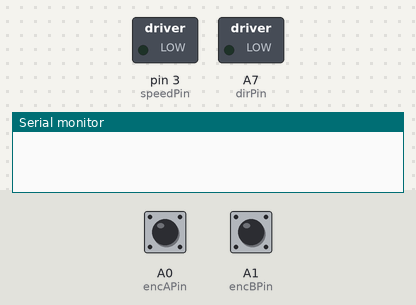
Bench run of a sketch on a simulated Teensy 4. Shown: switched loads named in the sketch (green lamp = pin HIGH), the last lines printed to the serial monitor. The test bench sets the inputs (shaded band); at power-on: A0 (encAPin) HIGH, A1 (encBPin) HIGH.

Above: at 1.2 s.
1.3 s: A0 (encAPin) pulled LOW for 0.15 s
At 2.5 s:
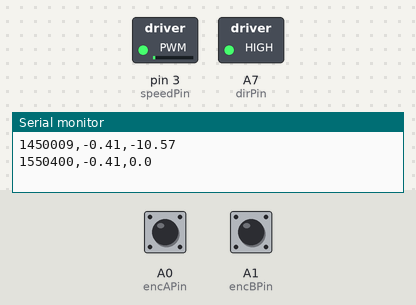
2.9 s: A0 (encAPin) pulled LOW for 0.15 s
At 3.6 s:
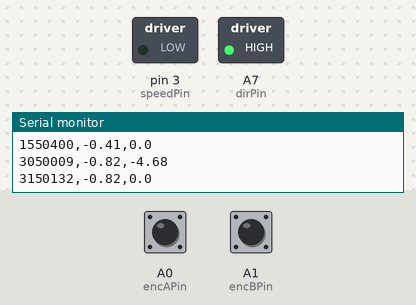
Timing chart, 0 to 5.9 s (numbered marks = the images above; inputs shaded):
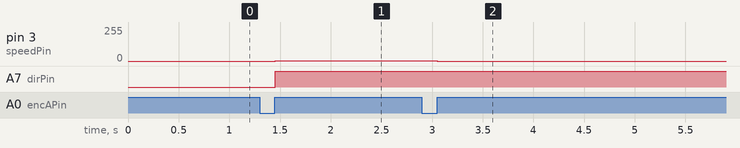

Measured:
- after the input at 1.3 s, pin 3 (speedPin): 0/255 → 1/255 after 0.15 s; A7 (dirPin): LOW → HIGH after 0.15 s
- after the input at 2.9 s, pin 3 (speedPin): 1/255 → 0/255 after 0.15 s

The sketch:

EncoderInterfaceT4.ino
```cpp
 // EncoderInterfaceT4
//
//  Read the encoder and translate to a distance and send over USB-Serial and PWM DAC
//  Teensy 4.0 with Teensy Extensions

//  Encoder A - pin 14
//  Encoder B - pin 15
//  Encoder VCC - Vin
//  Encoder ground - GND
//  PWM Analog Out - pin 3
//  Direction pin - pin 21
//
// Steve Sawtelle
// jET
// Janelia
// HHMI
//

#define SHOW_MICROS    // if defined, print micros() with each output
#define SHOW_REVERSE   // if this is defined, show abs value of speed, else ignore reverse distance/speed
#define SHOW_ZERO      // if this is defined, show 0 speed if no movement in SPEED_TIMEOUT micros
//#define CYLINDER_8IN   // if this is defined, will compile for 8" cyclinder, else standard belt

//#define ZERO_OFFSET    // if this is defined, offset zero to 1/2 Max DAC to allow sending reverse speed through DAC
//                          if used must also define SHOW_REVERSE

#define UPDATE_USECS 20000  // don't print faster than this many micros
#define SPEED_TIMEOUT 100000  // if we don't move in this many micros assume we are stopped and show 0.0 speed


#define VERSION "20240909"
// ===== VERSIONS ======

// 20240909 sws
// - from EncoderInterfaceT3, changes to use Teensy 4.0
//   pin changes
//   add in spped and dir outputs, speed is PWM analog

// 20230621 sws
// - add ability to compile for cylinder treadmill

// 20230523 sws
// - remove debug output in loop
// - add '?' query for version

// 20220419 sws
// - update lastUsecs during zero speed time so that when the treadmill starts again the speed
//   is based on the end of last zero time out

// 20221212 sws from suggestions by york at Labmaker
// - strict even intervals causes poor low speed granularity
// - so, return to incremental updates, but limit to no faster than UPDATE_USECS
// - make define to allow showing zero if no movement in SPEED_TIMEOUT micros
// - add define to allow printing of micros() value

// 20221017 sws
// - add define to print distance and speed at even intervals.
//     To use allow #define TIMED_UPDATE and UPDATE_RATE sets the rate in updates per second

// 20220720 sws
// - also need to use pin 3 not 0 in LC as 0 doesn't have interrupt capability
// - to keep backward compatibility, set the unused pin as input so they can be tied
//    together on PCB

// 20220711 sws
// - provide alternate compile for Teensy LC, A12 not A14 for DAC

// 20211109 sws
// - was printing absolute run speed, now it shows as negative if reverse

// 20211021 sws
// - add define for offsetting DAC to show reverse speed

// 20180514 sws
// - DIR pin was set to 12 but hardware has it on 2
// - also had index pin as 2 should be 14

// 20180328 sws
// - remove wait for serial since it will not move past it if no serial port is defined

// 20180319 sws
// - add define to allow showing reverse direction

#define MAXSPEED    1000.0f  // maximum speed for dac out (mm/sec)
#define MAXDACVOLTS 2.5f    // DAC ouput voltage at maximum speed
#define MAXDACCNTS  4095.0f // maximum dac value - should be 2^(analogWriteResolution)

float maxDACval = MAXDACVOLTS * MAXDACCNTS / 3.3; // limit dac output to max allowed

#define speedPin 3
#define encAPin 14 // 12
#define encBPin 15 // 11
#define dirPin 21    // 0 = forward,1 = reverse


#ifdef CYLINDER_8IN
// counts per rotation of cylindrical treadmill encoder wheel: 200 counts per rev, 7.90" per rev (was 7.95)
// so - 7.90 * 25.4 * pi / 200  = microns/cnt
// when using rising and falling edges of both channels, must divide by 800
// first version of cylinder used /200 and then /4 in distance per count, but the /4 should be here
#define MM_PER_COUNT 787990  // 3171909  // actually 1/10^6mm per count since we divide by usecs
#else
// counts per rotation of treadmill encoder wheel
// 200 counts per rev
// 1.03" per rev
// so - 1.03 * 25.4 * pi / 200 /1000 = microns/cnt
#define MM_PER_COUNT 410950  // actually 1/10^6mm per count since we divide by usecs
#endif

#define DIST_PER_COUNT ((float)MM_PER_COUNT/1000000.0)   //(float)0.41095

#define SPEED_TIMEOUT 100000  // if we don't move in this many microseconds assume we are stopped

static float runSpeed = 0;
static float lastSpeed = 0;
volatile uint32_t lastUsecs;
volatile uint32_t thisUsecs;
volatile uint32_t encoderUsecs;
volatile float distance = 0;
volatile float deltaDistance = 0;
volatile int8_t encoderCounts = 0;

#define FW 1
#define BW -1

int dir = FW;

float lastDistance;
float zeroDistance;
volatile boolean movement = false;

// ------------------------------------------
// interrupt routine for ENCODER_A rising edge (and falling if cylinder)
// ---------------------------------------------
void encoderInt()
{
   thisUsecs = micros();

  int ENCA = digitalReadFast(encAPin);  // always update output
  int ENCB = digitalReadFast(encBPin);
  // figure out the direction

  if (ENCA == ENCB )  // if same, then backwards
  {
    dir = BW;
    #ifdef SHOW_REVERSE
        distance -= DIST_PER_COUNT;
    #endif
  }
  else
  {
      dir = FW;
      distance += DIST_PER_COUNT;
  }

  #ifndef SHOW_REVERSE   // if not showing reverse speed force reverse to 0
    if( dir == BW ) runSpeed = 0;
  #endif

   movement = true;

}


// ------------------------------------------
// interrupt routine for ENCODER_B rising/falling edge - for 8" cylinder
// ---------------------------------------------
void encoderBInt()
{
   thisUsecs = micros();

  int ENCA = digitalReadFast(encAPin);  // always update output
  int ENCB = digitalReadFast(encBPin);
  // figure out the direction

  if (ENCA != ENCB )  // if same, then backwards
  {
    dir = BW;
    #ifdef SHOW_REVERSE
        distance -= DIST_PER_COUNT;
    #endif
  }
  else
  {
      dir = FW;
      distance += DIST_PER_COUNT;
  }

  #ifndef SHOW_REVERSE   // if not showing reverse speed force reverse to 0
    if( dir == BW ) runSpeed = 0;
  #endif

   movement = true;

}

void setup()
{

  Serial.begin(192000);
  // while( !Serial);  // if no USB serial connection, this will hang the program

  pinMode(encAPin, INPUT_PULLUP); // sets the digital pin as input
  pinMode(encBPin, INPUT_PULLUP); // sets the digital pin as input
  pinMode(dirPin, OUTPUT);
  digitalWrite(dirPin, LOW);  //  assume forward

  analogWriteFrequency(speedPin, 36621.09);  // optimal freq for 12 bit PWM
  // https://www.pjrc.com/teensy/td_pulse.html
  analogWriteResolution(12);

  lastUsecs = micros();
  thisUsecs = lastUsecs;
  lastDistance = 0;
  zeroDistance = 0;
  #ifdef CYLINDER_8IN
    attachInterrupt(encAPin, encoderInt, CHANGE); // check encoder every A pin edge
    attachInterrupt(encBPin, encoderBInt, CHANGE); // check encoder every B pin edge
  #else
    attachInterrupt(encAPin, encoderInt, RISING); // check encoder every A pin rising edge
  #endif
}

boolean moved = false;

 void loop()
{

  if( Serial.available() )
  {
     if ( Serial.read() == '?' )
     {
       Serial.print("Treadmill V:");
       Serial.println(VERSION);
       #ifdef CYLINDER_8IN
          Serial.println("8in Cylindrical Treadmill");
       #endif
       #ifdef SHOW_MICROS
          Serial.print("micros,");
       #endif
       Serial.println("distance (mm),speed (mm/s)");
     }
  }

  noInterrupts();
  uint32_t newUsecs = thisUsecs;
  float cumDistance = distance;
  moved = movement;
  movement = false;
  interrupts();

  if( (moved) && ((newUsecs - lastUsecs) > UPDATE_USECS ) ) // are we at least past max update rate
  {
  #ifndef SHOW_REVERSE
     if( (cumDistance - lastDistance) > 0 )
  #endif
     {
       int32_t usecs = newUsecs - lastUsecs;
       lastUsecs = newUsecs;
       runSpeed = (1e6 * (cumDistance - lastDistance) ) / (float)usecs;
       #ifdef SHOW_MICROS
         Serial.print(newUsecs);
         Serial.print(",");

       #endif
       Serial.print(cumDistance);
       Serial.print(",");
       Serial.println( runSpeed);

       lastDistance = cumDistance;

      #ifdef ZERO_OFFSET
       float dacval = (maxDACval + runSpeed/MAXSPEED * maxDACval)/2;
      #else
       float dacval = abs(runSpeed)/MAXSPEED * maxDACval;
      #endif

       if( dacval < 0 ) dacval = 0;

       if( dacval > maxDACval) dacval = maxDACval;

       analogWrite(speedPin,(uint16_t) dacval);

       if( runSpeed < 0 )
          digitalWrite(dirPin, HIGH); // and note reverse dir
       else
          digitalWrite(dirPin, LOW);  // else note forward
     }

  }
  #ifdef SHOW_ZERO
  else
  {
     uint32_t zeroUsecs = micros();
     if( (zeroUsecs - lastUsecs) > SPEED_TIMEOUT )
     {
       if( lastDistance != zeroDistance )
       {
         #ifdef SHOW_MICROS
           Serial.print(zeroUsecs);
           Serial.print(",");
         #endif
         Serial.print(lastDistance);
         Serial.println(",0.0");

         zeroDistance = lastDistance;
       }

       lastUsecs = zeroUsecs;  // update to most recent time so next speed reading is right
     }
  }
  #endif


} // end loop
```
